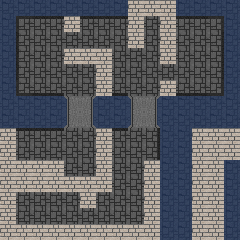

Below is a game level as drawn by its tile map, then a one-line description and the .tmx file that defines it, in full:
An orthogonal 15x15 tile map with 16x16 px tiles, 1 tile layer (terrain) and 12 objects (4x gate, prop, 1, 0, crate, ...).

<map version="1.0" orientation="orthogonal" renderorder="left-up" width="15" height="15" tilewidth="16" tileheight="16" nextobjectid="136">
 <tileset firstgid="1" name="terrain" tilewidth="16" tileheight="16" tilecount="256" columns="16">
  <image source="../tile.png" width="256" height="256" />
  <tile id="0">
   <properties>
    <property name="collidable" value="true" />
   </properties>
  </tile>
  <tile id="2">
   <properties>
    <property name="collidable" value="true" />
   </properties>
  </tile>
  <tile id="34">
   <properties>
    <property name="collidable" value="true" />
    <property name="type" value="dangerous" />
   </properties>
  </tile>
 </tileset>
 <layer name="terrain" width="15" height="15">
  <data encoding="csv">
3,3,3,3,3,3,3,3,1,17,1,3,3,3,3,
3,6,25,25,1,25,25,25,1,2,1,25,25,7,3,
3,8,2,2,2,2,2,2,1,2,1,2,2,9,3,
3,8,2,2,1,1,1,2,2,2,1,2,2,9,3,
3,8,2,2,2,2,1,2,2,2,2,2,2,9,3,
3,22,24,24,2,2,1,24,2,2,1,24,24,23,3,
3,3,3,3,4,5,3,3,4,5,3,3,3,3,3,
3,3,3,3,20,21,3,3,20,21,3,3,3,3,3,
1,25,25,25,2,2,1,25,2,9,3,3,1,1,1,
1,2,2,2,2,2,1,2,2,9,3,3,1,1,1,
1,1,1,1,2,2,1,2,2,1,3,3,1,1,3,
1,1,1,1,1,1,1,2,2,1,3,3,1,1,3,
1,2,2,2,2,1,2,2,2,1,3,3,1,1,3,
1,2,2,2,2,2,2,2,2,1,3,3,1,1,3,
1,1,1,1,1,1,1,1,1,1,3,3,1,1,3
</data>
 </layer>
 <objectgroup name="objects">
  <object id="117" name="prop" gid="37" x="16" y="176" width="16" height="16" />
  <object id="119" name="character" type="1" x="17.0972" y="133.061" width="14.1238" height="9.66363" />
  <object id="120" name="character" type="0" x="34.9377" y="146.07" width="11.522" height="11.8937" />
  <object id="122" name="gate" gid="49" x="96" y="224" width="16" height="16" rotation="270">
   <properties>
    <property name="triggerable" type="bool" value="true" />
   </properties>
  </object>
  <object id="123" name="crate" gid="241" x="80" y="176" width="16" height="16" />
  <object id="126" name="gate" gid="49" x="64" y="32" width="16" height="16" rotation="90">
   <properties>
    <property name="triggerable" type="bool" value="true" />
   </properties>
  </object>
  <object id="127" name="plate" gid="38" x="32" y="48" width="16" height="16">
   <properties>
    <property name="triggers" value="5,1;9,13" />
   </properties>
  </object>
  <object id="128" name="triggers" gid="38" x="192" y="48" width="16" height="16">
   <properties>
    <property name="triggers" value="4,12;9,12" />
   </properties>
  </object>
  <object id="130" name="exit" gid="37" x="144" y="16" width="16" height="16">
   <properties>
    <property name="level" value="Testing" />
   </properties>
  </object>
  <object id="132" name="gate" gid="49" x="144" y="32" width="16" height="16">
   <properties>
    <property name="triggerable" type="bool" value="true" />
   </properties>
  </object>
  <object id="133" name="gate" gid="49" x="144" y="48" width="16" height="16">
   <properties>
    <property name="triggerable" type="bool" value="true" />
   </properties>
  </object>
  <object id="134" name="character" type="2" x="18.9556" y="195.503" width="10.0353" height="10.0353" />
 </objectgroup>
</map>